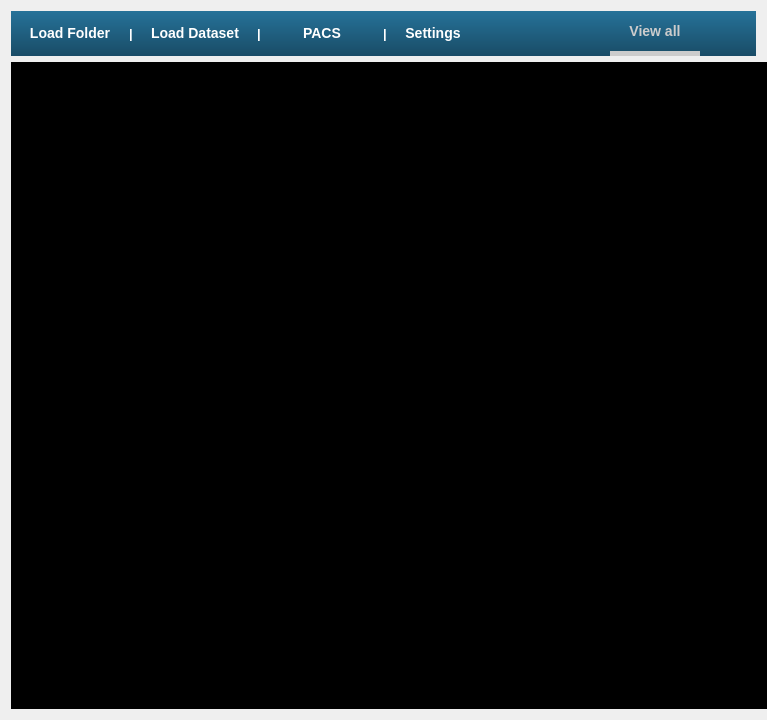
<?xml version="1.0" encoding="UTF-8"?>
<ui version="4.0">
 <class>mainwindow</class>
 <widget class="QWidget" name="mainwindow">
  <property name="geometry">
   <rect>
    <x>0</x>
    <y>0</y>
    <width>767</width>
    <height>720</height>
   </rect>
  </property>
  <property name="sizePolicy">
   <sizepolicy hsizetype="Expanding" vsizetype="Expanding">
    <horstretch>0</horstretch>
    <verstretch>0</verstretch>
   </sizepolicy>
  </property>
  <property name="minimumSize">
   <size>
    <width>720</width>
    <height>480</height>
   </size>
  </property>
  <property name="windowTitle">
   <string>POPE</string>
  </property>
  <property name="windowIcon">
   <iconset>
    <normaloff>:/icons/POPE_icon</normaloff>:/icons/POPE_icon</iconset>
  </property>
  <property name="autoFillBackground">
   <bool>false</bool>
  </property>
  <property name="styleSheet">
   <string notr="true">QPushButton
{
    font: Roboto;
    font: bold;
    font-size: 14px;
    color: #FFF;
    background-color: transparent;
    border: 0px;
    padding: 12px;
}
QPushButton:disabled
{
   color: #CCC;
}
QPushButton:hover
{
    background-color:rgba(0,0,0,20%);
}

QLabel
{
    font: Roboto;
    font: bold;
    font-size: 10pt;
    color: #FFF; 
}


QSpinBox, QSpinBox::before
{
    background-color: transparent;
    font: Roboto;
    font: normal;
    font-size: 10pt;
    color: #FFF; 
    border:0px;
}

QPushButton#pushButton_ViewAll
{
    font-size:14px;
    border:5px solid #FFF;
    border-top:1px;
    border-left:1px;
    border-right:1px;
    padding: 12px;
}
QPushButton:disabled#pushButton_ViewAll
{
    border:5px solid #CCC;
    border-top:1px;
    border-left:1px;
    border-right:1px;
    padding: 12px;
}

/****************************************************************
 *																*
 *	QWidgets menus									*
 *																*
 ***************************************************************/

QWidget#top_menu_widget, QLabel#label_1, QLabel#label_2, QLabel#label_3, QLabel#label_4
{
	background-color: QLinearGradient( x1: 0, y1: 0, x2: 0, y2: 1, stop: 0 #267299, stop: 1 #194C66);
 /*   background-color: #1F5F7F;*/
 /*   background-color: #623288;*/
}

QWidget#patient_images_widget
{
    background-color: #000000;
}
</string>
  </property>
  <layout class="QVBoxLayout" name="verticalLayout_2">
   <item>
    <widget class="QWidget" name="top_menu_widget" native="true">
     <layout class="QHBoxLayout" name="horizontalLayout_4">
      <property name="sizeConstraint">
       <enum>QLayout::SetMinAndMaxSize</enum>
      </property>
      <property name="leftMargin">
       <number>6</number>
      </property>
      <property name="topMargin">
       <number>0</number>
      </property>
      <property name="rightMargin">
       <number>6</number>
      </property>
      <property name="bottomMargin">
       <number>0</number>
      </property>
      <item>
       <widget class="QPushButton" name="pushButton_OpenFolder">
        <property name="minimumSize">
         <size>
          <width>105</width>
          <height>0</height>
         </size>
        </property>
        <property name="toolTip">
         <string extracomment="Load *.dcm files from a folder"/>
        </property>
        <property name="text">
         <string>Load Folder</string>
        </property>
       </widget>
      </item>
      <item>
       <widget class="QLabel" name="label_1">
        <property name="text">
         <string>|</string>
        </property>
       </widget>
      </item>
      <item>
       <widget class="QPushButton" name="pushButton_OpenDICOM">
        <property name="minimumSize">
         <size>
          <width>110</width>
          <height>0</height>
         </size>
        </property>
        <property name="toolTip">
         <string extracomment="Load a DICOM file set"/>
        </property>
        <property name="text">
         <string>Load Dataset</string>
        </property>
       </widget>
      </item>
      <item>
       <widget class="QLabel" name="label_4">
        <property name="text">
         <string>|</string>
        </property>
       </widget>
      </item>
      <item>
       <widget class="QPushButton" name="pushButton_PACS">
        <property name="enabled">
         <bool>true</bool>
        </property>
        <property name="minimumSize">
         <size>
          <width>110</width>
          <height>0</height>
         </size>
        </property>
        <property name="text">
         <string>PACS</string>
        </property>
       </widget>
      </item>
      <item>
       <widget class="QLabel" name="label_2">
        <property name="text">
         <string>|</string>
        </property>
       </widget>
      </item>
      <item>
       <widget class="QPushButton" name="pushButton_Settings">
        <property name="minimumSize">
         <size>
          <width>80</width>
          <height>0</height>
         </size>
        </property>
        <property name="text">
         <string>Settings</string>
        </property>
       </widget>
      </item>
      <item>
       <spacer name="horizontalSpacer">
        <property name="orientation">
         <enum>Qt::Horizontal</enum>
        </property>
        <property name="sizeHint" stdset="0">
         <size>
          <width>20</width>
          <height>20</height>
         </size>
        </property>
       </spacer>
      </item>
      <item>
       <widget class="QPushButton" name="pushButton_ViewAll">
        <property name="enabled">
         <bool>false</bool>
        </property>
        <property name="minimumSize">
         <size>
          <width>90</width>
          <height>0</height>
         </size>
        </property>
        <property name="styleSheet">
         <string notr="true"/>
        </property>
        <property name="text">
         <string>View all</string>
        </property>
       </widget>
      </item>
      <item>
       <spacer name="horizontalSpacer_2">
        <property name="orientation">
         <enum>Qt::Horizontal</enum>
        </property>
        <property name="sizeType">
         <enum>QSizePolicy::Preferred</enum>
        </property>
        <property name="sizeHint" stdset="0">
         <size>
          <width>50</width>
          <height>20</height>
         </size>
        </property>
       </spacer>
      </item>
     </layout>
    </widget>
   </item>
   <item>
    <widget class="QWidget" name="patient_images_widget" native="true">
     <property name="sizePolicy">
      <sizepolicy hsizetype="Expanding" vsizetype="Expanding">
       <horstretch>0</horstretch>
       <verstretch>0</verstretch>
      </sizepolicy>
     </property>
     <property name="minimumSize">
      <size>
       <width>800</width>
       <height>500</height>
      </size>
     </property>
     <layout class="QHBoxLayout" name="horizontalLayout_7">
      <property name="leftMargin">
       <number>0</number>
      </property>
      <property name="topMargin">
       <number>0</number>
      </property>
      <property name="rightMargin">
       <number>0</number>
      </property>
      <property name="bottomMargin">
       <number>0</number>
      </property>
      <item>
       <layout class="QGridLayout" name="Patient_display_layout">
        <property name="leftMargin">
         <number>6</number>
        </property>
        <property name="rightMargin">
         <number>6</number>
        </property>
        <property name="bottomMargin">
         <number>0</number>
        </property>
       </layout>
      </item>
     </layout>
    </widget>
   </item>
  </layout>
  <action name="actionEdit">
   <property name="text">
    <string>Edit</string>
   </property>
  </action>
  <action name="actionOpen_Patient">
   <property name="text">
    <string>File</string>
   </property>
   <property name="toolTip">
    <string>Open Patient</string>
   </property>
  </action>
 </widget>
 <resources>
  <include location="../../resources/inova_popeproject_editors_renderwindow.qrc"/>
 </resources>
 <connections/>
 <slots>
  <signal>setValue()</signal>
 </slots>
</ui>
